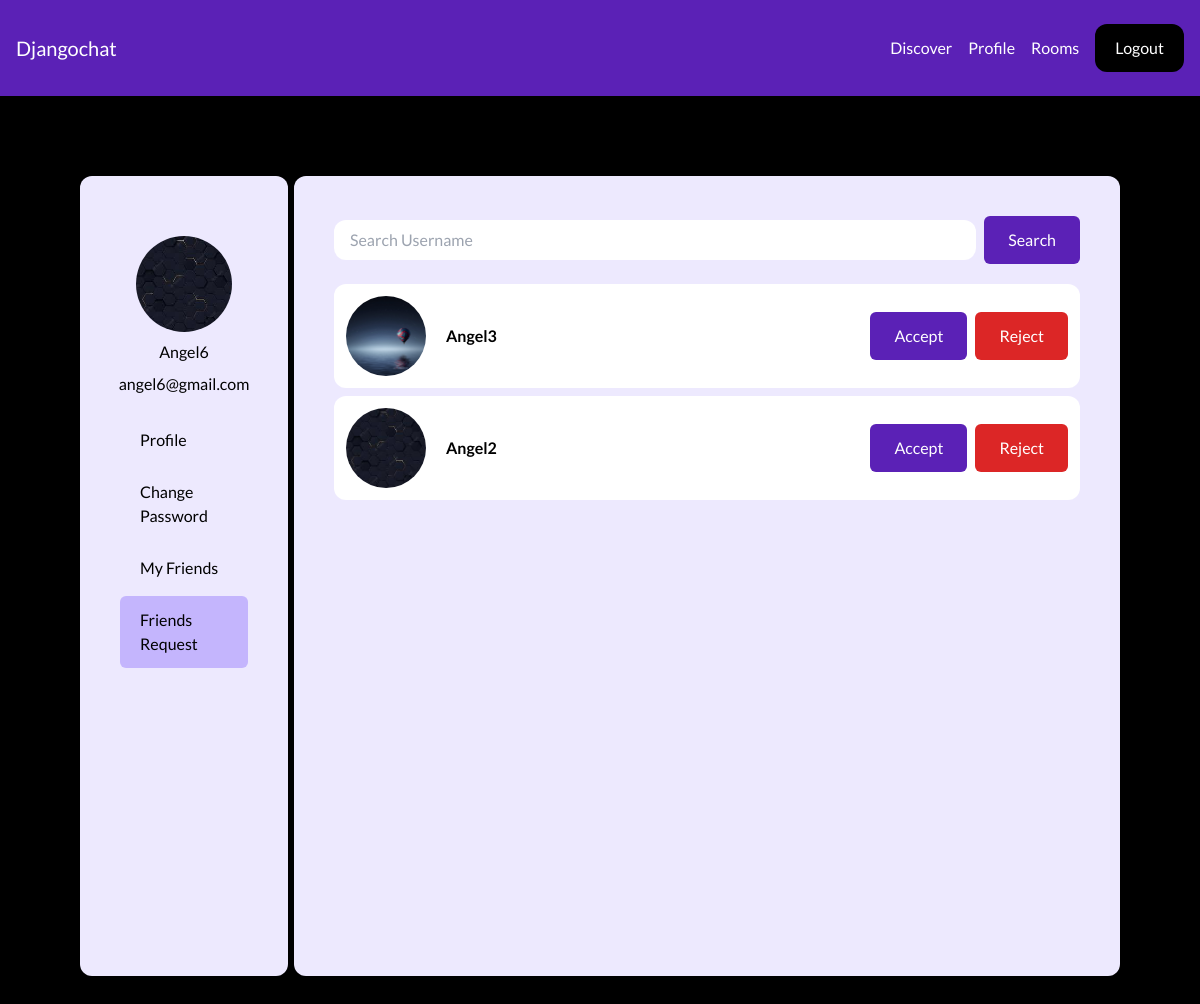
/profile/friend_request/ (signed in), run on the app's committed database.
### core/models.py (models this page shows, shortened)
class Profile(models.Model):
    user = models.OneToOneField(User, on_delete=models.CASCADE)
    image = models.ImageField(default='default.jpg', upload_to='profile_pics')

### friend/models.py (models this page shows, shortened)
class FriendRequest(models.Model):
    sender = models.ForeignKey(settings.AUTH_USER_MODEL, on_delete=models.CASCADE, related_name="sender")
    receiver = models.ForeignKey(settings.AUTH_USER_MODEL, on_delete=models.CASCADE, related_name="receiver")
    is_active = models.BooleanField(blank=True, null=False, default=True)
    timestamp = models.DateTimeField(auto_now_add=True)

### core/views.py (the view)
# urls.py: path('profile/friend_request/', views.friend_request, name='friendRequest'),
@login_required
def friend_request(request):
    context = {}
    try:
        if 'q' in request.GET:
            q = request.GET.get('q')
            friend_list = FriendRequest.objects.filter(receiver=request.user, is_active=True, sender__username__icontains=q)
        else:
            friend_list = FriendRequest.objects.filter(receiver=request.user, is_active=True)
    except FriendRequest.DoesNotExist:
        friend_list = []
    context['friend_list'] = friend_list
    return render(request, 'core/friendRequest.html', context)

### core/templates/core/friendRequest.html (shortened to what this page needs)
{% extends 'core/profile_base.html' %}
{% block content %}
    <form class="mb-5 flex gap-2 justify-center items-center">
        <input type="text" name="q" placeholder="Search Username" class="w-full px-4 py-2 rounded-xl" >
        <button type="submit" class="btn_primary">Search</button>
    </form>
    {% for friend in friend_list %}
    <div class="bg-white rounded-xl flex justify-between items-center gap-5 p-3 overflow-x-auto overflow-y-hidden mb-2">
        <div class="flex flex-col md:flex-row w-full justify-between md:items-center gap-5">
            <div class="flex items-center gap-5">
                <img class="rounded-full h-20 w-20 object-cover" src="{{ friend.sender.profile.image.url }}" alt="image">
                <div>
                    <h3 class="font-bold">{{friend.sender.username}}</h3>
                </div>
            </div>
            <div class="flex gap-2">
                <button id="accept_friend_request_btn" data-request-id="{{ friend.id }}" class="btn_primary w-full">Accept</button>
                <button id="reject_friend_request_btn" data-request-id="{{ friend.id }}" class="btn_error w-full">Reject</button>
            </div>
        </div>
    </div>
    {% endfor %}
{% endblock %}

### core/templates/core/profile_base.html (shortened to what this page needs)
<!DOCTYPE html>
<html>
    {% load static %}
    <head>
        <link href="{% static 'css/tailwind.css' %}" rel="stylesheet">
        <link href="{% static 'css/custom.css' %}" rel="stylesheet">
    </head>
    <body class="bg-black font-customFont">
        <nav class="flex item-center justify-between px-4 py-6 bg-violet-800">
            <div class="my-auto">
                <a href="/" class="text-xl text-white">Djangochat</a>
            </div>
            <div class="flex items-center space-x-4">
                {% if request.user.is_authenticated %}
                <a href="/friends/" class="text-white hover:text-gray-200">Discover</a>
                <a href="/profile/" class="text-white hover:text-gray-200">Profile</a>
                <a href="/rooms/" class="text-white hover:text-gray-200">Rooms</a>
                <a href="/logout/" class="px-5 py-3 rounded-xl text-white bg-black">Logout</a>
                {% else %}
                <a href="/login/" class="text-white hover:text-gray-200">Log in</a>
                <a href="/signup/" class="px-5 py-3 rounded-xl text-white bg-black">Sign Up</a>
                {% endif %}
            </div>
        </nav>
        <div class="flex flex-col lg:flex-row justify-center items-start gap-1.5 h-full my-20 min-h-[500px] px-4 lg:px-20 lg:my-20 lg:h-screen">
            <div class="w-full lg:h-full lg:w-1/5 bg-violet-100 rounded-xl p-10 flex flex-col justify-start items-center mt-10 lg:mt-0" >
                <section class="text-center my-5">
                    <img class="rounded-full h-24 w-24 object-cover mx-auto my-auto" src="{{ user.profile.image.url }}">
                    <h2 class="mt-2">{{user.username}}</h2>
                    <p class="mt-2">{{user.email}}</p>
                </section>
                <section class="w-full">
                    <ul class="list-none">
                        <li class="mb-1">
                            <a class="block py-3 px-5 rounded-md transition duration-300 ease-in-out {% if request.path == '/profile/' %}bg-violet-300{% else %}hover:bg-violet-200{% endif %}" href="/profile/">Profile</a>
                        </li>
                        <li class="mb-1">
                            <a class="block py-3 px-5 rounded-md transition duration-300 ease-in-out {% if request.path == '/profile/change_pwd/' %}bg-violet-300{% else %}hover:bg-violet-200{% endif %}" href="/profile/change_pwd">Change Password</a>
                        </li>
                        <li class="mb-1">
                            <a class="block py-3 px-5 rounded-md transition duration-300 ease-in-out {% if request.path == '/profile/my_friend/' %}bg-violet-300{% else %}hover:bg-violet-200{% endif %}" href="/profile/my_friend">My Friends</a>
                        </li>
                        <li class="mb-1">
                            <a class="block py-3 px-5 rounded-md transition duration-300 ease-in-out {% if request.path == '/profile/friend_request/' %}bg-violet-300{% else %}hover:bg-violet-200{% endif %}" href="/profile/friend_request">Friends Request</a>
                        </li>
                    </ul>
                </section>
            </div>
            <div class="w-full lg:w-4/5 h-full bg-violet-100 rounded-xl p-10 mt-5 lg:mt-0">
                {% block content %}
                {% endblock %}
            </div>
        </div>
    </body>
</html>

### static/css/custom.css (style rules this page uses)
.btn_primary { padding: 0.75rem 1.5rem; background-color: #5b21b6; color: #fff; border-radius: 0.375rem; transition: background-color 0.3s ease; }
.btn_error { padding: 0.75rem 1.5rem; background-color: #DC2626; color: #fff; border-radius: 0.375rem; transition: background-color 0.3s ease; }

### data on the page
FriendRequest: sender.profile.image (placeholder picture), sender.username "Angel3"
FriendRequest: sender.profile.image (picture), sender.username "Angel2"

### other printed values
{{ user.username }} "Angel6"
{{ user.email }} "angel6@gmail.com"
